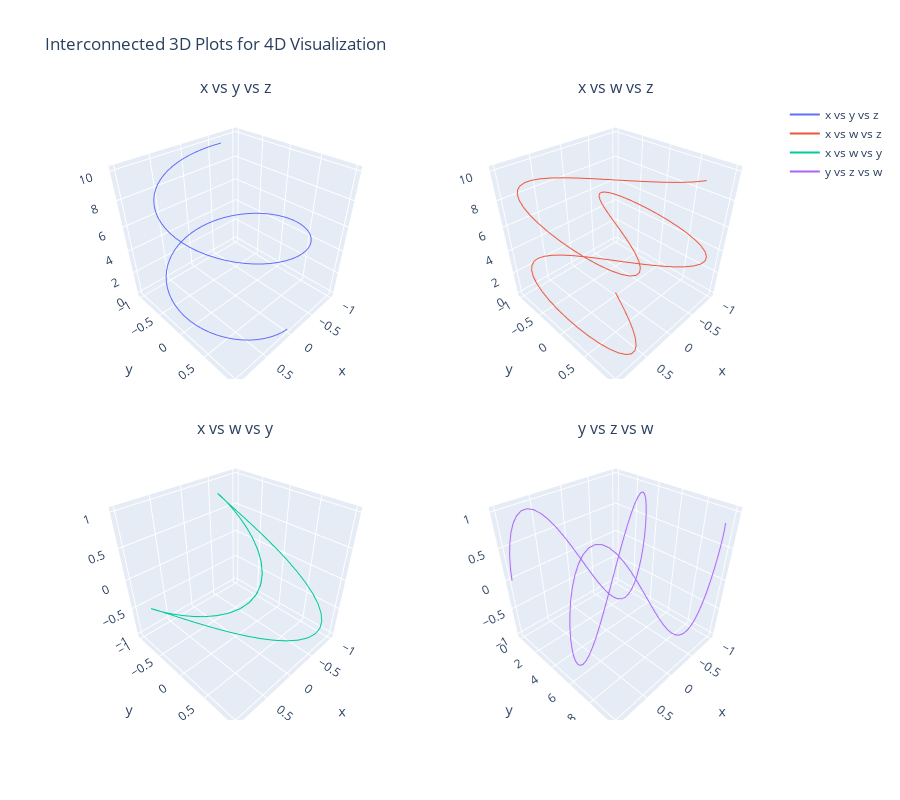

The notebook cell saved with this chart:
### Markdown cell above
# Caminho em 4 Dimensões
Visualizar um caminho em 4D é mais complicado porque não podemos diretamente visualizar quatro dimensões espaciais. Uma abordagem comum é usar cor ou tamanho de ponto para representar a quarta dimensão.

### Code cell
import plotly.graph_objects as go
import numpy as np
from plotly.subplots import make_subplots

# Gerando dados de exemplo
t = np.linspace(0, 10, 100)
x = np.sin(t)
y = np.cos(t)
z = t
w = np.sin(2 * t)

# Criando gráficos 3D
fig = make_subplots(
    rows=2,
    cols=2,
    specs=[
        [{"type": "scatter3d"}, {"type": "scatter3d"}],
        [{"type": "scatter3d"}, {"type": "scatter3d"}],
    ],
    horizontal_spacing=0.1,
    vertical_spacing=0.1,
    subplot_titles=("x vs y vs z", "x vs w vs z", "x vs w vs y", "y vs z vs w"),
)

# Gráfico 1: x vs y vs z
fig.add_trace(
    go.Scatter3d(x=x, y=y, z=z, mode="lines", name="x vs y vs z"), row=1, col=1
)

# Gráfico 2: x vs w vs z
fig.add_trace(
    go.Scatter3d(x=x, y=w, z=z, mode="lines", name="x vs w vs z"), row=1, col=2
)

# Gráfico 3: x vs w vs y
fig.add_trace(
    go.Scatter3d(x=x, y=w, z=y, mode="lines", name="x vs w vs y"), row=2, col=1
)

# Gráfico 4: y vs z vs w
fig.add_trace(
    go.Scatter3d(x=y, y=z, z=w, mode="lines", name="y vs z vs w"), row=2, col=2
)

# Atualizando layout
fig.update_layout(
    height=800,
    title="Interconnected 3D Plots for 4D Visualization",
)

fig.show()
